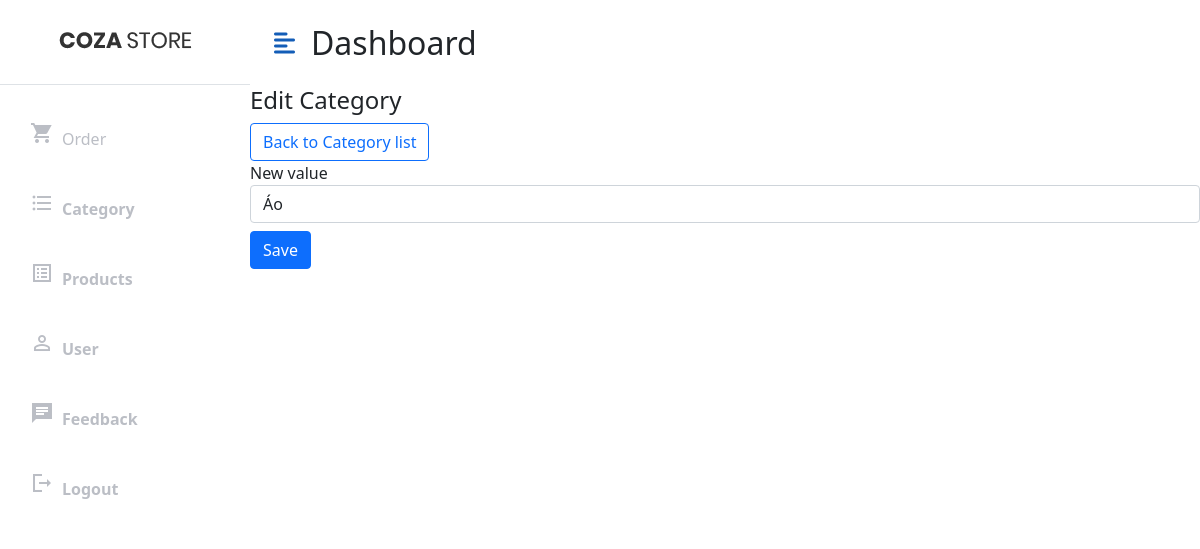
The page /CategoryAdmin/ViewEdit/1 (signed in) on the database as committed earlier.
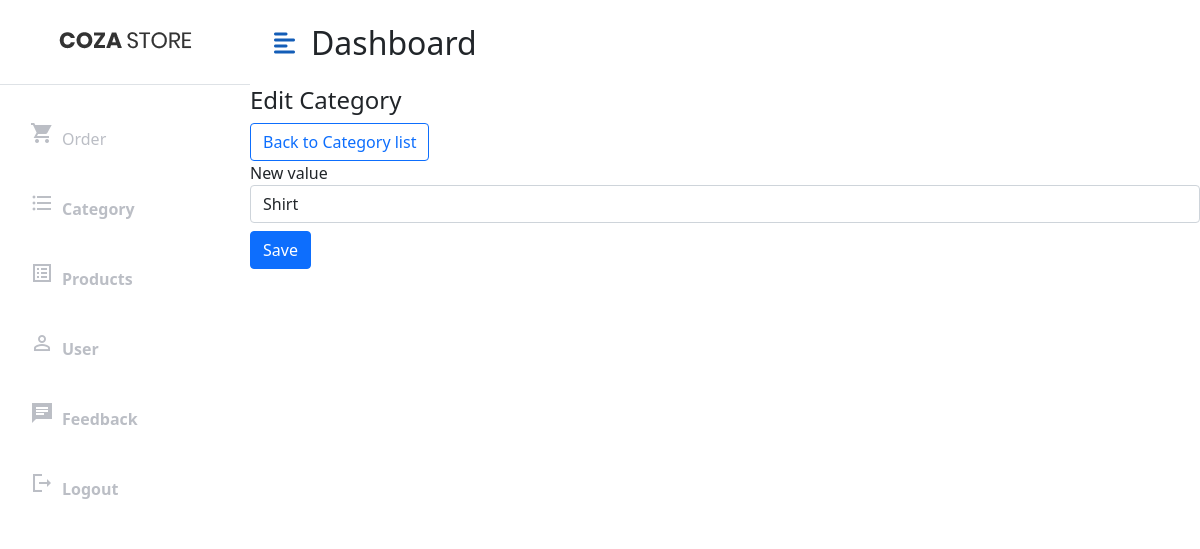
The same page on the database as committed later.
### tables this page shows
CREATE TABLE `category` (
  `id` int(11) NOT NULL,
  `name` varchar(100) NOT NULL
);

### mvc/core/Controller.php (called while the page is built, shortened)
<?php
class Controller{
    public function view($view, $data=[]){
        require_once "mvc/views/". $view .".php";
    }
}
?>

### mvc/controllers/CategoryAdmin.php (called while the page is built, shortened)
<?php
class CategoryAdmin extends Controller
{
    public $categoryModel;
    public function __construct()
    {
        $this->categoryModel = $this->model("CategoryModel");
    }
    public function ViewEdit($id)
    {
        $name = $this->categoryModel->selectCategory($id);
        $this->view("category/updateCategory", [
            "id" => $id,
            "name" => $name
        ]);
    }
}

### mvc/core/App.php (called while the page is built, shortened)
<?php
class App
{
    protected $action = "GetPage";
    function __construct()
    {
        $arr = $this->UrlProcess();
        if (file_exists("./mvc/controllers/" . $arr[0] . ".php")) {
            unset($arr[0]);
        }
        $this->controller = new $this->controller;
        if (isset($arr[1])) {
            if (method_exists($this->controller, $arr[1])) {
                $this->action = $arr[1];
            }
            unset($arr[1]);
        }
        $this->params = $arr ? array_values($arr) : [];
        call_user_func_array([$this->controller, $this->action], $this->params);
    }
    function UrlProcess()
    {
        if (isset($_GET["url"])) {
            return explode("/", filter_var(trim($_GET["url"], "/")));
        }
    }
}

### index.php (called while the page is built, shortened)
<?php
$myApp = new App();
?>

### mvc/core/DB.php (called while the page is built, shortened)
<?php
class DB
{
    function executeResult($sql, $isSingle = false)
    {
        $data = null;
        $conn = mysqli_connect(HOST, USERNAME, PASSWORD, DATABASE,8111);
        mysqli_set_charset($conn, 'utf8');
        $resultset = mysqli_query($conn, $sql);
        if ($resultset) {
            if ($isSingle) {
                $data = mysqli_fetch_array($resultset, 1);
            } else {
                $data = [];
                while (($row = mysqli_fetch_array($resultset, 1)) != null) {
                    $data[] = $row;
                }
            }
        }
        return $data;
    }
}

### mvc/models/CategoryModel.php (called while the page is built, shortened)
<?php
class CategoryModel extends DB{
    public function selectCategory($id) {
        $name = '';
        $sql = "select * from category where id = $id";
        $data = $this->executeResult($sql, true);
        if($data != null) {
            $name = $data['name'];
        }
        return $name;
    }
}

### mvc/views/category/updateCategory.php (the view, shortened to what this page needs)
<?php
require_once('mvc/views/blocks/header_admin.php');
?>
<main>
	<h4>Edit Category</h4>
	<a href="http://localhost/style-shop-2022/CategoryAdmin" class="btn btn-outline-primary">Back to Category list</a>
	<form class="addForm" method="POST" action="http://localhost/style-shop-2022/CategoryAdmin/PostEdit">
		<div class="form-group">
			<label for="">New value</label>
			<input type="text" require class="form-control" name="name" placeholder="New Category" id="usr" value="<?= $data["name"] ?>">
		</div>
		<button class="btn btn-primary mt-2">Save</button>
	</form>
</main>
</body>
</html>

Rows that differ between the two databases and show on the page:
changed category: name "Áo" → "Shirt"
